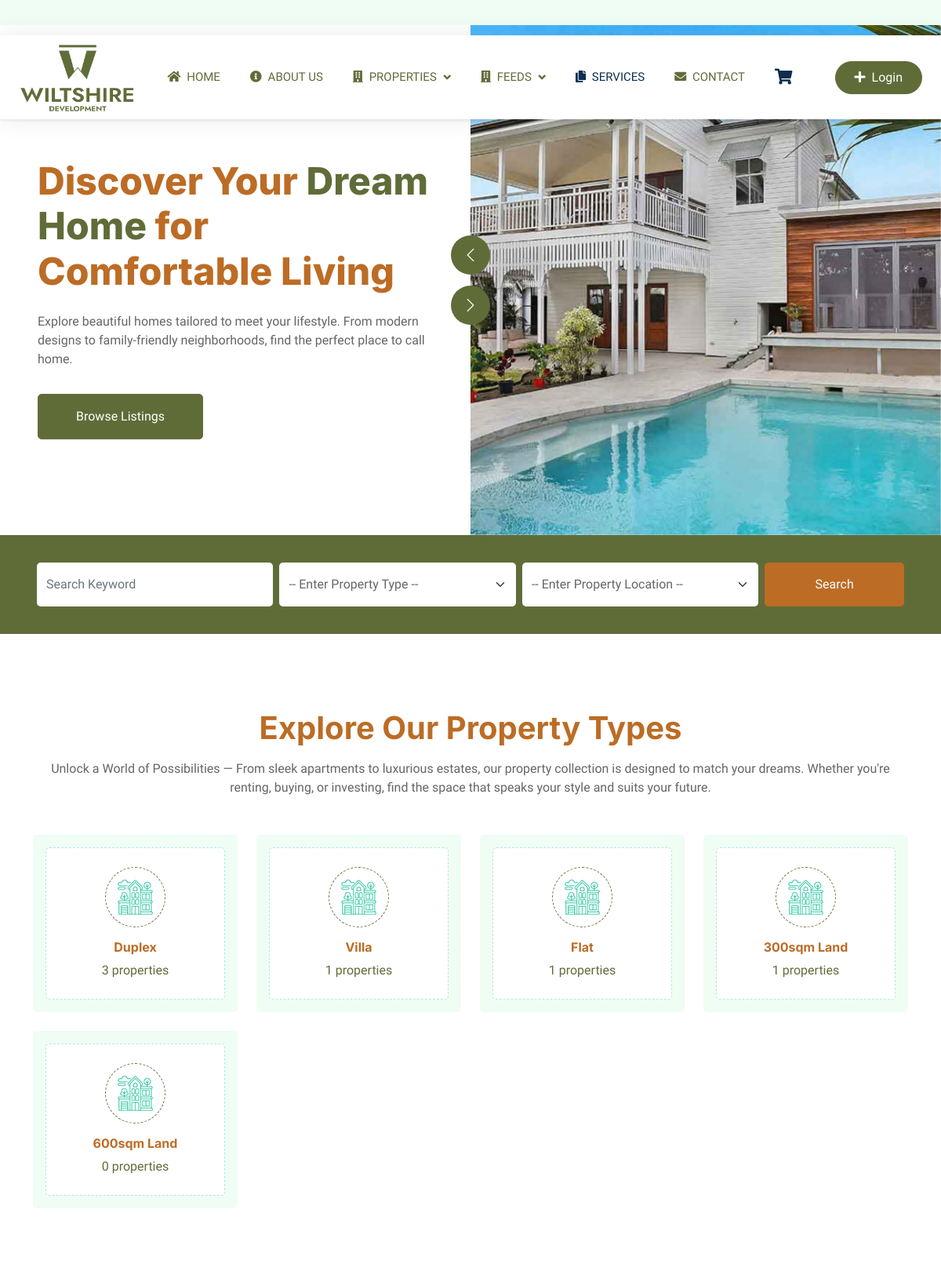
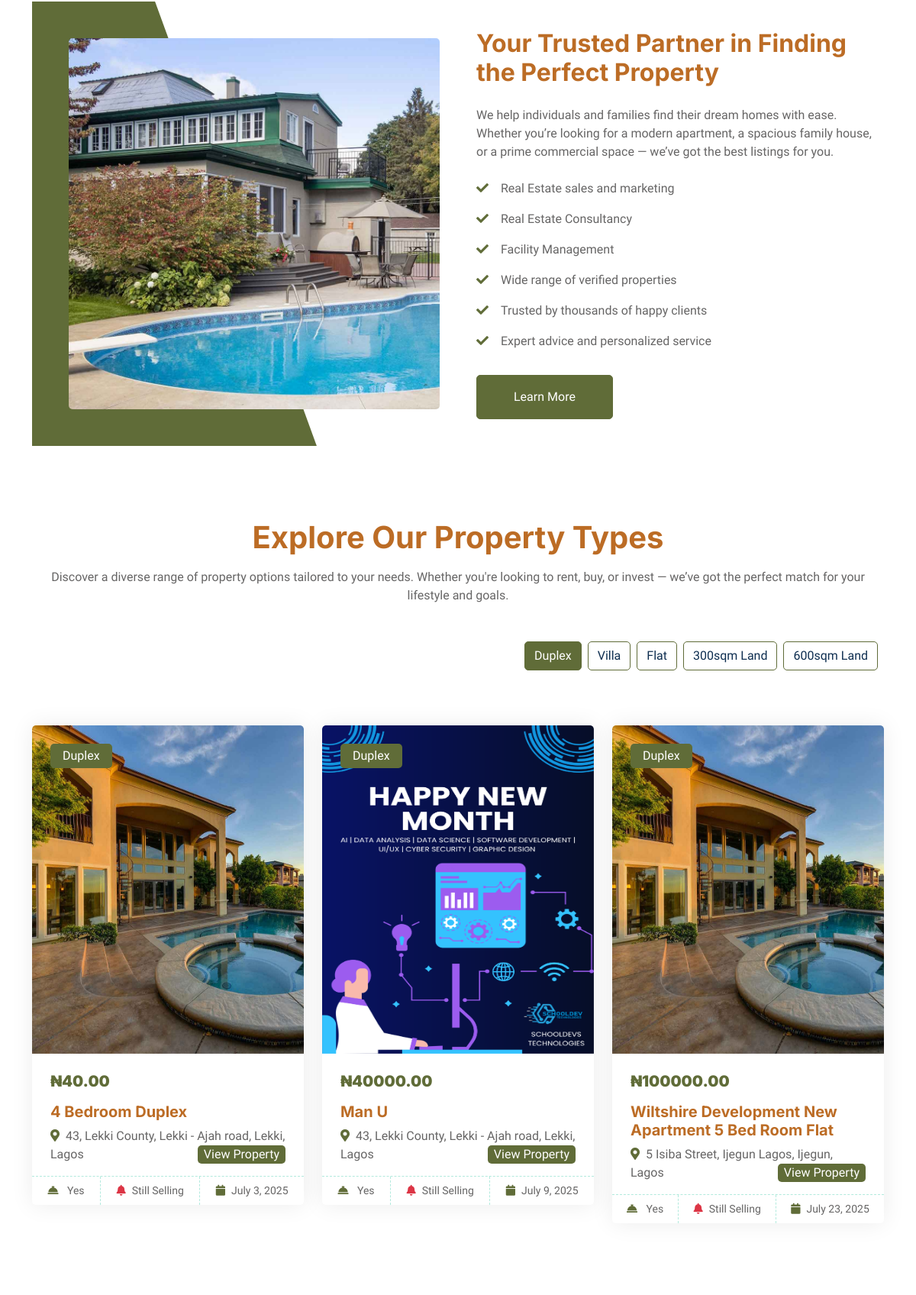
The page / (upper part) on the database its author committed (2 pictures, top to bottom).
### myapp/models.py (models this page shows, shortened)
class SliderImages(models.Model):
    sliderText = models.TextField("Slider Text", max_length=200)
    sliderImage = models.FileField(upload_to="slider_images/")

class PropertyType(models.Model):
    name = models.CharField(max_length=50, unique=True)
    def __str__(self):
        return self.name

class Property(models.Model):
    featureChoice = [
        ('For Sell', 'For Sell'),
        ('For Rent', 'For Rent'),
        ('Sub-Let', 'Sub-Let')
    ]
    PropertyStatus = [
        ('Still Selling', 'Still Selling'),
        ('Taken', 'Taken'),
        ('Leased Out', 'Leased Out')
    ]
    AllowedSubscription = [
        ('Yes', 'Yes'),
        ('No', 'No')
    ]
    title = models.CharField(max_length=200)
    description = models.TextField()
    price = models.DecimalField(max_digits=12, decimal_places=2)
    property_type = models.ForeignKey(PropertyType, on_delete=models.SET_NULL, null=True)
    location = models.ForeignKey(Location, on_delete=models.CASCADE)
    property_status = models.TextField("Property Status", choices=PropertyStatus, max_length=50)
    propertyFeature = models.CharField("feature Choice", choices=featureChoice, max_length=50)
    allSubscription = models.CharField(choices=AllowedSubscription, max_length=50)
    date_added = models.DateTimeField(auto_now_add=True)

class PropertyImage(models.Model):
    VIEW_CHOICES = [
        ('front', 'Front View'),
        ('back', 'Back View'),
        ('side', 'Side View'),
        ('palour', 'Palour View'),
        ('kitchen', 'Kitchen View'),
        ('bedroom', 'Bedroom View'),
    ]
    property = models.ForeignKey(Property, on_delete=models.CASCADE, related_name='images')
    image = models.ImageField(upload_to='property_images/')
    label = models.CharField(max_length=50, choices=VIEW_CHOICES)

class Location(models.Model):
    city = models.CharField(max_length=50)
    state = models.CharField(max_length=100)
    address = models.TextField()
    def __str__(self):
        return f"{self.address}, {self.city}, {self.state}"

### myapp/views.py (the view)
# urls.py: path('', views.myHome, name="myHome"),
def myHome(request):
    getSlider = SliderImages.objects.all()
    getAgent = Agent.objects.all()
    getPropertyType = PropertyType.objects.distinct()
    ClientTestimonies = ClientTestimony.objects.all()
    getPropertyCount = PropertyType.objects.annotate(property_count=Count('property'))
    getPropertyLocation = Location.objects.all().distinct()
    property_types = PropertyType.objects.all()
    grouped_properties = OrderedDict()
    for prop_type in property_types:
        grouped_properties[prop_type.name] = Property.objects.filter(
            property_type=prop_type
        ).prefetch_related(
            Prefetch('images', queryset=PropertyImage.objects.all())
        )
    context = {
        'getSliders': getSlider,
        'ClientTestimonies': ClientTestimonies,
        'getPropertyLocation': getPropertyLocation,
        'getPropertyType': getPropertyCount,
        'getPropertyType_': getPropertyType,
        'grouped_properties': grouped_properties,
        'property_types': property_types,
        'getAgent': getAgent
    }
    return render(request, 'index.html', context)

### myapp/context_processors.py (called while the page is built)
def user_info(request):
    if request.user.is_authenticated:
        return {
            'user_username': request.user.username,
        }
    return {}

### myapp/templatetags/customs_tags.py (called while the page is built)
@register.filter
def get_item(dictionary, key):
    return dictionary.get(key)

### myapp/templates/index.html (shortened to what this page needs)
{% load static %}
{% load customs_tags %}
{% include 'header.html' %}
        <div class="container-fluid header bg-white p-0">
            <div class="row g-0 align-items-center flex-column-reverse flex-md-row">
                <div class="col-md-6 p-5 mt-lg-5">
                    <h1 class="display-5 mb-4 animate__animated animate__fadeIn">
                      Discover Your <span class="text-primary">Dream Home</span> for Comfortable Living
                    </h1>
                    <p class="mb-4 pb-2 animate__animated animate__fadeIn">
                      Explore beautiful homes tailored to meet your lifestyle. From modern designs to family-friendly neighborhoods, find the perfect place to call home.
                    </p>
                    <a href="{% url 'property_lists' %}" class="btn btn-primary py-3 px-5 me-3 animate__animated animate__fadeIn">
                      Browse Listings
                    </a>
                  </div>
                <div class="col-12 col-md-6 animated fadeIn">
                    <div class="owl-carousel header-carousel">
                        {% for x in getSliders %}
                        <div class="owl-carousel-item">
                            <img class="img-fluid mobilecorousel" src="{{ x.sliderImage.url }}" alt="Slider Image">
                        </div>
                        {% endfor %}
                    </div>
                </div>
            </div>
        </div>
        <div class="container-fluid bg-primary mb-5 wow fadeIn" data-wow-delay="0.1s" style="padding: 35px;">
            <div class="container">
                <div class="row g-2">
                    <div class="col-md-10">
                        <div class="row g-2">
                            <div class="col-md-4">
                                <input type="text" class="form-control border-0 py-3" placeholder="Search Keyword">
                            </div>
                            <div class="col-md-4">
                                <select class="form-select border-0 py-3">
                                    <option selected>-- Enter Property Type --</option>
                                </select>
                            </div>
                            <div class="col-md-4">
                                <select class="form-select border-0 py-3">
                                    <option selected>-- Enter Property Location --</option>
                                </select>
                            </div>
                        </div>
                    </div>
                    <div class="col-md-2">
                        <a class="btn btn-dark border-0 w-100 py-3" style="background:#bc6c25" href="{% url 'property_lists' %}">Search</a>
                    </div>
                </div>
            </div>
        </div>
        <div class="container-xxl py-5">
            <div class="container">
                <div class="text-center mx-auto mb-5 w-100 wow fadeInUp" data-wow-delay="0.1s">
                    <h1 class="mb-3">Explore Our Property Types</h1>
                    <p>
                        Unlock a World of Possibilities — From sleek apartments to luxurious estates, our property collection is designed to match your dreams. Whether you're renting, buying, or investing, find the space that speaks your style and suits your future.
                    </p>
                </div>
                <div class="row g-4">
                    {% for x in getPropertyType %}
                        <div class="col-lg-3 col-sm-6 wow fadeInUp" data-wow-delay="0.1s">
                            <a class="cat-item d-block bg-light text-center rounded p-3" href="#">
                                <div class="rounded p-4">
                                    <div class="icon mb-3">
                                        <img class="img-fluid" src="{% static 'img/icon-apartment.png' %}" alt="Icon">
                                    </div>
                                    <h6>{{ x.name }}</h6>
                                    <span>{{ x.property_count }} properties</span>
                                </div>
                            </a>
                        </div>
                    {% endfor %}
                </div>
            </div>
        </div>
        <section class="container-xxl py-5">
            <div class="container">
            <div class="row g-5 align-items-center">
                <div class="col-lg-6 wow fadeIn" data-wow-delay="0.1s">
                <div class="about-img position-relative overflow-hidden p-5 pe-0">
                    <img class="img-fluid w-100 rounded" src="{% static  'img/about.jpg'  %}" alt="About Our Real Estate Agency">
                </div>
                </div>
                <div class="col-lg-6 wow fadeIn" data-wow-delay="0.5s">
                <h2 class="mb-4">Your Trusted Partner in Finding the Perfect Property</h2>
                <p class="mb-4">
                    We help individuals and families find their dream homes with ease. Whether you’re looking for a modern apartment, a spacious family house, or a prime commercial space — we’ve got the best listings for you.
                </p>
                <p><i class="fa fa-check text-primary me-3"></i>Real Estate sales and marketing</p>
                <p><i class="fa fa-check text-primary me-3"></i>Real Estate Consultancy</p>
                <p><i class="fa fa-check text-primary me-3"></i>Facility Management</p>
                <p><i class="fa fa-check text-primary me-3"></i>Wide range of verified properties</p>
                <p><i class="fa fa-check text-primary me-3"></i>Trusted by thousands of happy clients</p>
                <p><i class="fa fa-check text-primary me-3"></i>Expert advice and personalized service</p>
                <a class="btn btn-primary py-3 px-5 mt-3" href="#">Learn More</a>
                </div>
            </div>
            </div>
        </section>
        <div class="container-xxl py-5">
            <div class="container">
                <div class="text-center mx-auto mb-5 w-100 wow fadeInUp" data-wow-delay="0.1s">
                    <h1 class="mb-3">Explore Our Property Types</h1>
                    <p>Discover a diverse range of property options tailored to your needs. Whether you're looking to rent, buy, or invest — we’ve got the perfect match for your lifestyle and goals.</p>
                </div>
                <div class="row g-4">
                    <ul class="nav nav-pills d-inline-flex justify-content-end mb-5">
                      {% for type in property_types %}
                        <li class="nav-item me-2">
                          <a class="btn btn-outline-primary {% if forloop.first %}active{% endif %}" data-bs-toggle="pill" href="#tab-{{ forloop.counter }}">
                            {{ type.name }}
                          </a>
                        </li>
                      {% endfor %}
                    </ul>
                    <div class="tab-content">
                      {% for type in property_types %}
                        <div id="tab-{{ forloop.counter }}" class="tab-pane fade show p-0 {% if forloop.first %}active{% endif %}">
                          <div class="row g-4">
                            {% for x in grouped_properties|get_item:type.name %}
                              <div class="col-lg-4 col-md-6 wow fadeInUp" data-wow-delay="0.1s">
                                <div class="property-item rounded overflow-hidden">
                                  <div class="position-relative overflow-hidden">
                                    <a href="#">
                                      {% with x.images.first as first_image %}
                                        {% if first_image %}
                                          <a href="{{ first_image.image.url }}"><img src="{{ first_image.image.url }}" class="card-img-top" alt="{{ first_image.label }}"></a>
                                        {% else %}
                                          <img src="{% static 'img/default-property.jpg' %}" class="card-img-top" alt="No image available">
                                        {% endif %}
                                      {% endwith %}
                                    </a>
                                    <div class="bg-primary rounded text-white position-absolute start-0 top-0 m-4 py-1 px-3">{{ x.property_type }}</div>
                                  </div>
                                  <div class="p-4 pb-0">
                                    <h5 class="text-primary mb-3"><strong>₦{{ x.price }}</strong></h5>
                                    <a class="d-block h5 mb-2" href="#">{{ x.title }}</a>
                                    <p>
                                      <i class="fa fa-map-marker-alt text-primary me-2"></i>{{ x.location }}
                                      <span class="bg-primary float-end px-2 rounded">
                                        <a href="{% url 'viewProperty' x.id %}" class="text-white">View Property</a>
                                      </span>
                                    </p>
                                  </div>
                                  <div class="d-flex border-top">
                                    <small class="flex-fill text-center border-end py-2">
                                      <i class="fa fa-concierge-bell {% if x.allSubscription == 'Yes' %}text-primary{% else %}text-danger{% endif %} me-2"></i>
                                      {{ x.allSubscription }}
                                    </small>
                                    <small class="flex-fill text-center border-end py-2">
                                      <i class="fa fa-bell text-danger me-2"></i>{{ x.property_status }}
                                    </small>
                                    <small class="flex-fill text-center py-2">
                                      <i class="fa fa-calendar text-primary me-2"></i>{{ x.date_added|date:"F j, Y" }}
                                    </small>
                                  </div>
                                </div>
                              </div>
                            {% empty %}
                              <div class="col-12 text-center">
                                <p class="text-muted">No properties listed for "{{ type.name }}"</p>
                              </div>
                            {% endfor %}
                          </div>
                        </div>
                      {% endfor %}
                    </div>
                  </div>
            </div>
        </div>
        <div class="container-xxl py-5">
            <div class="container">
                <div class="bg-light rounded p-3">
                    <div class="bg-white rounded p-4" style="border: 1px dashed rgba(0, 185, 142, .3)">
                        <div class="row g-5 align-items-center">
                        </div>
                    </div>
                </div>
            </div>
        </div>
</body>
</html>

### myapp/static/css/style.css (style rules this page uses)
:root { --primary: #606c38; --secondary: #eb8f3f; --light: #EFFDF5; --dark: #0E2E50; }
.btn { transition: .5s; }
.btn.btn-primary, .btn.btn-secondary { color: #FFFFFF; }
@media (min-width: 992px) { .header { margin-top: -120px; } }
.icon { padding: 15px; display: inline-flex; align-items: center; justify-content: center; background: #FFFFFF !important; border-radius: 50px; border: 1px dashed var(--primary) !important; }
.about-img img { position: relative; z-index: 2; }
.about-img::before { position: absolute; content: ""; top: 0; left: -50%; width: 100%; height: 100%; background: var(--primary); transform: skew(20deg); z-index: 1; }
.cat-item div { background: #FFFFFF; border: 1px dashed rgba(0, 185, 142, .3); transition: .5s; }
.cat-item div * { transition: .5s; }
.nav-pills .nav-item .btn { color: var(--dark); }
.nav-pills .nav-item .btn:hover, .nav-pills .nav-item .btn.active { color: #FFFFFF; }
.property-item { box-shadow: 0 0 30px rgba(0, 0, 0, .08); }
.property-item img { transition: .5s; }
.property-item .border-top { border-top: 1px dashed rgba(0, 185, 142, .3) !important; }
.property-item .border-end { border-right: 1px dashed rgba(0, 185, 142, .3) !important; }

### myapp/templates/header.html (style rules this page uses)
:root { --primary-dark: rgb(40, 54, 24); --accent-orange: rgb(188, 108, 37); }

### myapp/templates/footer.html (style rules this page uses)
:root { --primary-dark: rgb(40, 54, 24); --accent-orange: rgb(188, 108, 37); }
.mobilecorousel { max-height: 650px; object-fit: cover; width: 100%; }
@media (min-width: 768px) { .mobilecorousel { height: 650px; } }

### myapp/templates/index.html (style rules this page uses)
.card-img-top { height: 430px; }

### rows shown on the page
SliderImages: sliderImage (picture)
PropertyType: name "Duplex", property_count "3"
PropertyType: name "Villa", property_count "1"
PropertyType: name "Flat", property_count "1"
PropertyType: name "300sqm Land", property_count "1"
PropertyType: name "600sqm Land", property_count "0"
Property: images.first.image (picture), property_type "Duplex", price "40.00", title "4 Bedroom Duplex", location "43, Lekki County, Lekki - Ajah road, Lekki, Lagos", allSubscription "Yes", property_status "Still Selling", date_added "July 3, 2025"
Property: images.first.image (picture), property_type "Duplex", price "40000.00", title "Man U", location "43, Lekki County, Lekki - Ajah road, Lekki, Lagos", allSubscription "Yes", property_status "Still Selling", date_added "July 9, 2025"
Property: images.first.image (picture), property_type "Duplex", price "100000.00", title "Wiltshire Development New Apartment 5 Bed Room Flat", location "5 Isiba Street, Ijegun Lagos, Ijegun, Lagos", allSubscription "Yes", property_status "Still Selling", date_added "July 23, 2025"
